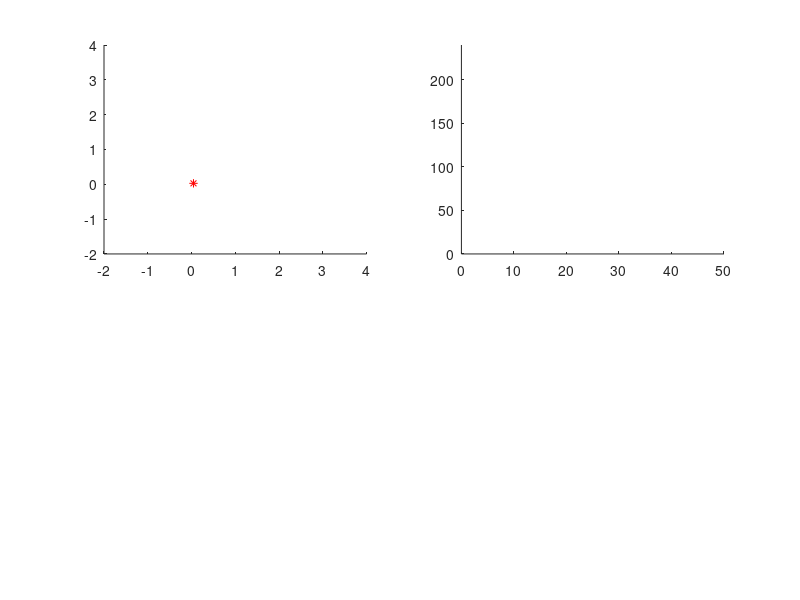

MATLAB code to generate this figure: (Note: this script raises an error after producing the figure.)
%plot_data
close all
clear

load('drift_2_data.mat')

fig2=figure('Position', [10, 10, 900, 900]);
hold on

col = cell(18,1);
col(:) = {'black'};

j = 1;
i= 400;
for ind=i:length(pos_x)
    
    %colors
   col(:) = {'black'};
    
    %% Plotting trajectory
  h1 = subplot(2,2,1);
  %cla(h1)
  hold on
  if ver_id(ind) ==1
      col(18) = {'green'};
      plot(pos_x(ind),pos_y(ind),'g*')
  else
      col(18) = {'red'};
      col(abs(ver_id(ind))) = {'red'};
      plot(pos_x(ind),pos_y(ind),'r*')
  end
  %plot(pos_x(i: ind),pos_y(i:ind),'b-')
  axis([-2 4 -2 4])
  drawnow
  %hold off
  %% plotting text
  
  h2 = subplot(2,2,2 );
  cla(h2)
  axis([0 50 0 240])
  hold on
  %text(2,220,'Controller: CPO','Color',string(col(17)),'FontSize',14)
  text(2,200,'Monitor: KeymeraX','Color',string(col(18)),'FontSize',14)
  text(2,180,'Condition 1:','Color',string(col(1)),'FontSize',12)
  text(2,170,'Condition 2:','Color',string(col(2)),'FontSize',12)
  text(2,160,'Condition 3:','Color',string(col(3)),'FontSize',12)
  text(2,150,'Condition 4:','Color',string(col(4)),'FontSize',12)
  text(2,140,'Condition 5:','Color',string(col(5)),'FontSize',12)
  text(2,130,'Condition 6:','Color',string(col(6)),'FontSize',12)
  text(2,120,'Condition 7:','Color',string(col(7)),'FontSize',12)
  text(2,110,'Condition 8:','Color',string(col(8)),'FontSize',12)
  text(2,100,'Condition 9:','Color',string(col(9)),'FontSize',12)
  text(2,90,'Condition 10:','Color',string(col(10)),'FontSize',12)
  text(2,80,'Condition 11:','Color',string(col(11)),'FontSize',12)
  text(2,70,'Condition 12:','Color',string(col(12)),'FontSize',12)
  text(2,60,'Condition 13:','Color',string(col(13)),'FontSize',12)
  text(2,50,'Condition 14:','Color',string(col(14)),'FontSize',12)
  text(2,40,'Condition 15:','Color',string(col(15)),'FontSize',12)
  text(2,30,'Condition 16:','Color',string(col(16)),'FontSize',12)
  drawnow
  hold off
  
  F2(j) = getframe(gcf);
  j = j+1;
   
  pause(0.01)
end



%% generate videos
frame_rate = length(ver_id)/(end_time - start_time)

%% video 2
writerObj2 = VideoWriter('Condittions2.avi');
writerObj2.FrameRate = 26;
open(writerObj2);
for i=1:length(F2)
    % convert the image to a frame
    frame = F2(i) ;    
    writeVideo(writerObj2, frame);
end
close(writerObj2);